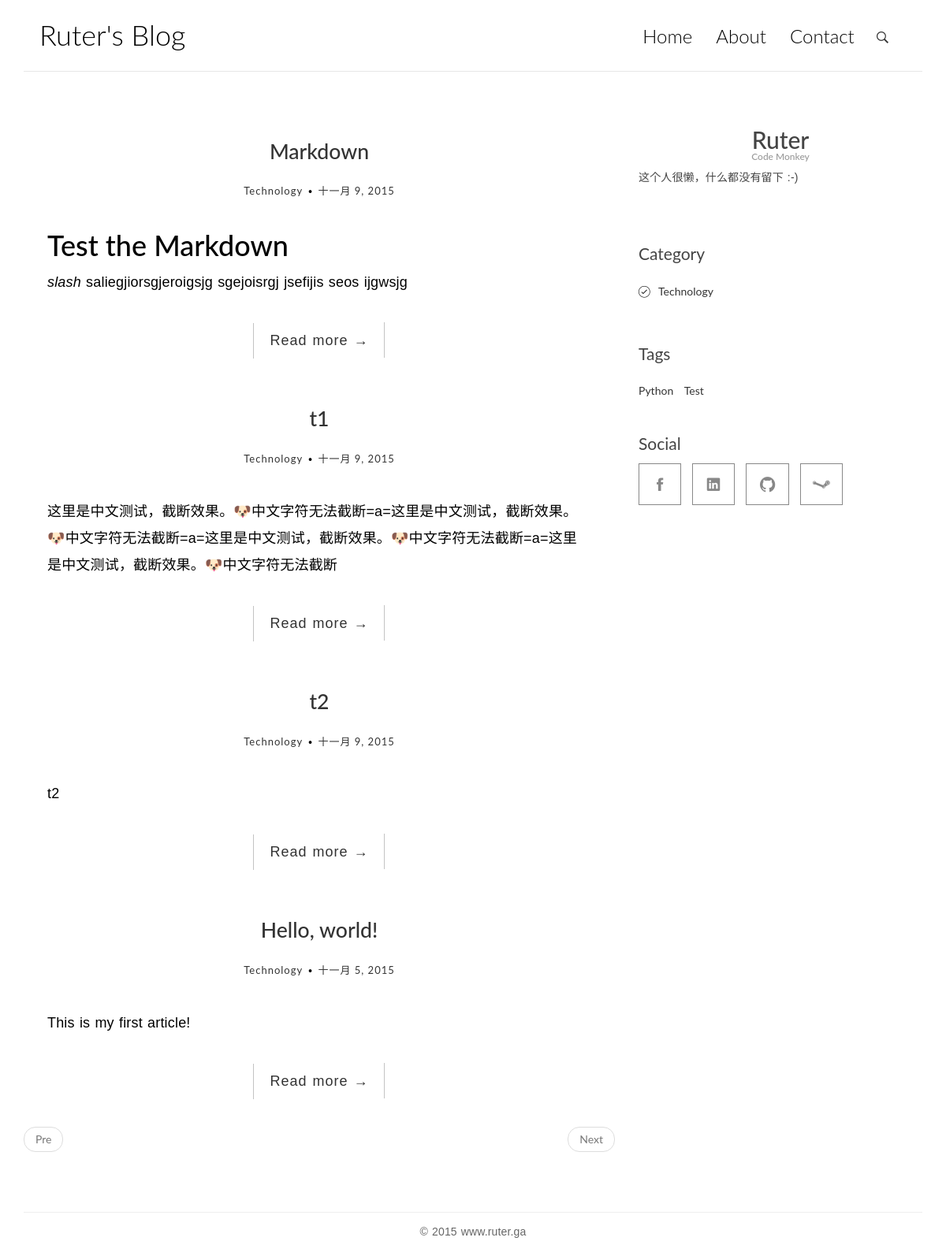
The page / on the database its author committed.
### article/models.py (models this page shows, shortened)
class BlogInfo(models.Model):
    blogName = models.CharField(u'Blog Name', max_length=20)        #Blog's name
    logo = models.CharField(u'Logo', max_length=100, blank=True, null=True)         #Logo's link
    avatar = models.CharField(u'Avatar', max_length=100, blank=True, null=True)     #Your avatar's link
    oName = models.CharField(u'Name', max_length=20, blank=True, null=True)         #Your name
    domain = models.CharField(u'Domain', max_length=20, blank=True, null=True)      #Your major
    intro = models.TextField(u'Intro', blank=True, null=True)       #Your intro

class Article(models.Model):
    title = models.CharField(u'Title', max_length=50)               #Article's title
    content = models.TextField(u'Content')                          #Article's content
    tag = models.ManyToManyField(Tag, blank=True)                   #Article's tags
    category = models.ForeignKey('Category', blank=True, null=True) #Article's category
    date = models.DateField(u'Date', auto_now_add=True)             #Article's post date
    class Meta:
        ordering = ['-date']                                        #Ordering by date desc

class Category(models.Model):
    name = models.CharField(u'Name', max_length=50)                 #Category's name
    def __unicode__(self):
        return self.name
    class Meta:
        ordering = ['name']

class Tag(models.Model):
    tag = models.CharField(u'Tag', max_length=20)                   #Tag
    def __unicode__(self):
        return self.tag
    class Meta:
        ordering = ['tag']

### article/views.py (the view)
# urls.py: 2. Add a URL to urlpatterns:  url(r'^$', views.home, name='home')
def home(request):
    try:
        info = BlogInfo.objects.get(pk = 1)
    except BlogInfo.DoesNotExist:
        raise Http404
    articles = Article.objects.all()
    paginator = Paginator(articles, 5)
    page = request.GET.get('page')
    try:
        article_list = paginator.page(page)
    except PageNotAnInteger:
        article_list = paginator.page(1)
    except EmptyPage:
        article_list = paginator.paginator(paginator.num_pages)
    try:
        categorys = Category.objects.all()
    except Category.DoesNotExist:
        raise Http404
    try:
        tags = Tag.objects.all()
    except Tag.DoesNotExist:
        raise Http404
    return render(request, 'index.html', {'info': info, 'article_list': article_list, 'categorys': categorys, 'tags': tags})

### article/templatetags/custom_markdown.py (called while the page is built)
@register.filter(is_safe=True)
@stringfilter
def custom_markdown(value):
    return mark_safe(markdown.markdown(value,
                                        extensions = ['markdown.extensions.fenced_code',
                                                    'markdown.extensions.codehilite'],
                                        safe_mode=True,
                                        enable_attributes=False))

### templates/index.html
{% extends "base.html" %}
{% block main %}
	<main class="col-md-8">
		{% for article in article_list %}
			{% include "preview.html" %}
		{% endfor %}
		<div>
			<ul class="pager">
				{% if article_list.has_previous %}
					<li class="previous"><a href="?page={{ article_list.previous_page_number }}">Pre</a></li>
				{% else %}
					<li class="previous disabled"><a href="#">Pre</a></li>
				{% endif %}
				{% if article_list.has_next %}
					<li class="next"><a href="?page={{ article_list.next_page_number }}">Next</a></li>
				{% else %}
					<li class="next disabled"><a href="#">Next</a></li>
				{% endif %}
			</ul>
		</div>
	</main>
{% endblock %}
{% block aside %}
	{% include "aside.html" %}
{% endblock %}

### templates/base.html (shortened to what this page needs)
<!DOCTYPE html>
<html>
	<head>
		<link rel="stylesheet" href="/static/css/bootstrap.min.css">
		<link rel="stylesheet" href="/static/css/ionicons.min.css">
		<link rel="stylesheet" href="/static/css/pace.css">
	    <link rel="stylesheet" href="/static/css/custom.css">
	</head>
	<body>
		<div class="container">
			<header id="site-header">
				<div class="row">
					<div class="col-md-4 col-sm-5 col-xs-8">
						<div class="logo">
							<h1><a href="{% url 'home' %}">{{ info.blogName }}</a></h1>
						</div>
					</div>
					<div class="col-md-8 col-sm-7 col-xs-4">
						<nav class="main-nav" role="navigation">
							<div class="collapse navbar-collapse" id="bs-example-navbar-collapse-1">
  								<ul class="nav navbar-nav navbar-right">
    								<li class="cl-effect-11"><a href="{% url 'index' %}" data-hover="Home">Home</a></li>
    								<li class="cl-effect-11"><a href="{% url 'about' %}" data-hover="About">About</a></li>
    								<li class="cl-effect-11"><a href="{% url 'contact' %}" data-hover="Contact">Contact</a></li>
  								</ul>
							</div>
						</nav>
						<div id="header-search-box">
							<a id="search-menu" href="#"><span id="search-icon" class="ion-ios-search-strong"></span></a>
						</div>
					</div>
				</div>
			</header>
		</div>
		<div class="content-body">
			<div class="container">
				<div class="row">
					{% block main %}
                    {% endblock %}
                    {% block aside %}
                    {% endblock %}
				</div>
			</div>
		</div>
		<footer id="site-footer">
			<div class="container">
				<div class="row">
					<div class="col-md-12">
						<p class="copyright">&copy; 2015 www.ruter.ga</p>
					</div>
				</div>
			</div>
		</footer>
	</body>
</html>

### templates/preview.html
{% load custom_markdown %}
<article class="post post-1">
    <header class="entry-header">
        <h1 class="entry-title">
            <a href="{% url 'blog' pk=article.pk %}">{{ article.title }}</a>
        </h1>
        <div class="entry-meta">
            <span class="post-category"><a href="{% url 'category' cate=article.category %}">{{ article.category }}</a></span>
            <span><a href="#">{{ article.date }}</a></span>
        </div>
    </header>
    <div class="entry-content clearfix">
        <p class="text-overflow">
            {{ article.content|custom_markdown|truncatechars:100 }}
        </p>
        <div class="read-more cl-effect-14">
            <a href="{% url 'blog' pk=article.pk %}" class="more-link">Read more <span class="meta-nav">→</span></a>
        </div>
    </div>
</article>

### templates/aside.html (shortened to what this page needs)
<aside class="col-md-4">
    <div class="widget">
        <div class="text-center">
            <h2>{{ info.oName }}</h2>
            <h6 style="margin-top: -12px; color: #9A9A9A">{{ info.domain }}</h6>
        </div>
        <p>{{ info.intro }}</p>
        <br>
    </div>
    <div class="widget widget-category">
        <h3 class="widget-title">Category</h3>
        <ul>
            {% for category in categorys %}
            <li>
                <a href="{% url 'category' cate=category %}">{{ category }}</a>
            </li>
            {% endfor %}
        </ul>
    </div>
    <div class="widget widget-tags">
        <h3 class="widget-title">Tags</h3>
        <ul>
            {% for tag in tags %}
            <li>
                <a href="{% url 'tag' tag=tag %}">{{ tag }}</a>
            </li>
            {% endfor %}
        </ul>
    </div>
    <div class="widget">
        <h3 class="widget-title">Social</h3>
        <ul class="social social-index">
            <li class="facebook"><a href="https://www.facebook.com/ruter.lv"><span class="ion-social-facebook"></span></a></li>
            <li class="linkedin"><a href="#"><span class="ion-social-linkedin"></span></a></li>
            <li class="github"><a href="https://github.com/ruter"><span class="ion-social-github"></span></a></li>
            <li class="steam"><a href="http://steamcommunity.com/id/ruterxruter/"><span class="ion-steam"></span></a></li>
        </ul>
    </div>
</aside>

### article/static/css/custom.css (style rules this page uses)
* { outline: none; }
h1, h2, h3, h4, h5, h6 { margin-top: 0; }
a { color: #333; }
body { color: #444; font-family: 'Lato', sans-serif; }
p { font-family: 'Ubuntu', sans-serif; font-weight: 400; word-spacing: 1px; letter-spacing: 0.01em; }
#site-header { background-color: #FFF; padding: 25px 20px; margin-bottom: 40px; border-bottom: 1px solid #e7e7e7; }
.logo h1 a { color: #000; }
.logo h1 { margin: 0; font-family: 'Lato', sans-serif; font-weight: 300; }
.main-nav { margin-top: 11px; max-width: 95%; }
.main-nav a { color: #000000 !important; padding: 0 0 5px 0 !important; margin-right: 30px; font-family: 'Lato', sans-serif; font-weight: 300; font-size: 24px; }
.cl-effect-11 a { padding: 10px 0; color: #0972b4; text-shadow: none; }
.cl-effect-11 a::before { position: absolute; top: 0; left: 0; overflow: hidden; padding: 0 0 5px 0 !important; max-width: 0; border-bottom: 1px solid #000; color: #000; content: attr(data-hover); -webkit-transition: max-width 0.5s; -moz-transition: max-width 0.5s; transition: max-width 0.5s; }
.content-body { padding-bottom: 4em; }
.post { background: #fff; padding: 30px 30px 0; }
.entry-title { text-align: center; font-size: 1.9em; margin-bottom: 20px; line-height: 1.6; padding: 10px 20px 0; }
.entry-meta { text-align: center; color: #DDDDDD; font-size: 13px; letter-spacing: 1px; margin-bottom: 30px; }
.entry-content { font-size: 18px; line-height: 1.9; font-weight: 300; color: #000; }
.post-category, .post-date, .post-author { position: relative; padding-right: 15px; }
.post-category::after, .post-date::after, .post-author::after { position: absolute; content: '.'; color: #000; font-size: 30px; top: -22px; right: 1px; }
.read-more { font-family: 'Ubuntu', sans-serif; font-weight: 400; word-spacing: 1px; letter-spacing: 0.01em; text-align: center; margin-top: 20px; }
.cl-effect-14 a { padding: 0 20px; height: 45px; line-height: 45px; position: relative; display: inline-block; margin: 15px 25px; letter-spacing: 1px; font-weight: 400; text-shadow: 0 0 1px rgba(255,255,255,0.3); }
.cl-effect-14 a::before, .cl-effect-14 a::after { position: absolute; width: 45px; height: 1px; background: #C3C3C3; content: ''; -webkit-transition: all 0.3s; -moz-transition: all 0.3s; transition: all 0.3s; pointer-events: none; }
.cl-effect-14 a::before { top: 0; left: 0; -webkit-transform: rotate(90deg); -moz-transform: rotate(90deg); transform: rotate(90deg); -webkit-transform-origin: 0 0; -moz-transform-origin: 0 0; transform-origin: 0 0; }
.cl-effect-14 a::after { right: 0; bottom: 0; -webkit-transform: rotate(90deg); -moz-transform: rotate(90deg); transform: rotate(90deg); -webkit-transform-origin: 100% 0; -moz-transform-origin: 100% 0; transform-origin: 100% 0; }
.widget { background: #fff; padding: 30px 0 0; }
.widget-title { font-size: 1.5em; margin-bottom: 20px; line-height: 1.6; padding: 10px 0 0; font-weight: 400; }
.widget-tags ul { list-style-type: none; padding: 0; margin: 0; }
.widget-tags ul li { display: inline-block; margin-right: 10px; }
.widget-category ul { padding: 0; margin: 0; padding-left: 25px; }
.widget-category ul li { list-style-type: none; position: relative; line-height: 170%; margin-bottom: 10px; }
.widget-category ul li::before { content: '\f3fe'; font-family: "Ionicons"; position: absolute; left: -25px; top: 1px; font-size: 18px; color: #000; }
#site-footer { padding-top: 10px; padding: 0 0 1.5em 0; }
.copyright { text-align: center; padding-top: 1em; margin: 0; border-top: 1px solid #eee; color: #666; }
#header-search-box { position: absolute; right: 38px; top: 8px; }
#search-menu span { font-size: 20px; }
.social { list-style-type: none; padding: 0; margin: 0; text-align: center; }
.social-index { text-align: left; }
.social li { display: inline-block; margin-right: 10px; margin-bottom: 20px; }
.social li a { border: 1px solid #888; font-size: 22px; color: #888; transition: all 0.3s ease-in; }
.facebook a { padding: 12px 22px; }
.linkedin a { padding: 12px 18px; }
.github a { padding: 12px 17px; }
.steam a { padding: 12px 15px; }

### rows shown on the page
BlogInfo: blogName "Ruter's Blog", oName "Ruter", domain "Code Monkey", intro "这个人很懒，什么都没有留下 :-)"
Article: title "Markdown", category "Technology", date "十一月 9, 2015", content|custom_markdown "Test the Markdown slash saliegjiorsgjeroigsjg sgejoisrgj jsefijis seos ijgwsjg"
Article: title "t1", category "Technology", date "十一月 9, 2015", content|custom_markdown "这里是中文测试，截断效果。🐶中文字符无法截断=a=这里是中文测试，截断效果。🐶中文字符无法截断=a=这里是中文测试，截断效果。🐶中文字符无法截断=a=这里是中文测试，截断效果。🐶中文字符无法截断"
Article: title "t2", category "Technology", date "十一月 9, 2015", content|custom_markdown "t2"
Article: title "Hello, world!", category "Technology", date "十一月 5, 2015", content|custom_markdown "This is my first article!"
Category: name "Technology"
Tag: tag "Python"
Tag: tag "Test"
